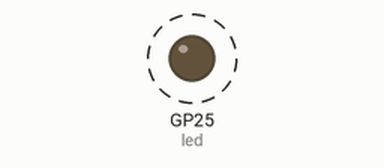
Simulated run of this program. Board: Raspberry Pi Pico running MicroPython. Shown: output pins drawn as LEDs (lit = HIGH). Dashed ring = blinking.

Above: at 0.5 s.
Timing chart, 0 to 4.6 s (numbered marks = the images above):
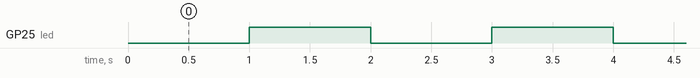

Measured:
- by itself, GP25 (led): alternates HIGH for 1.0 s and LOW for 1.0 s

The program:

main2.py
```python
#from machine import Pin
import machine
import time
#led = Pin("LED",Pin.OUT)
#led = machine.Pin("LED",machine.Pin.OUT)
led = machine.Pin("LED",mode = machine.Pin.OUT)
#led.value(1)
status = True

while True:
    led.on()
    if status == False:
        led.on()
        status = True
    else:
        led.off()
        status = False
    time.sleep(1)
```
